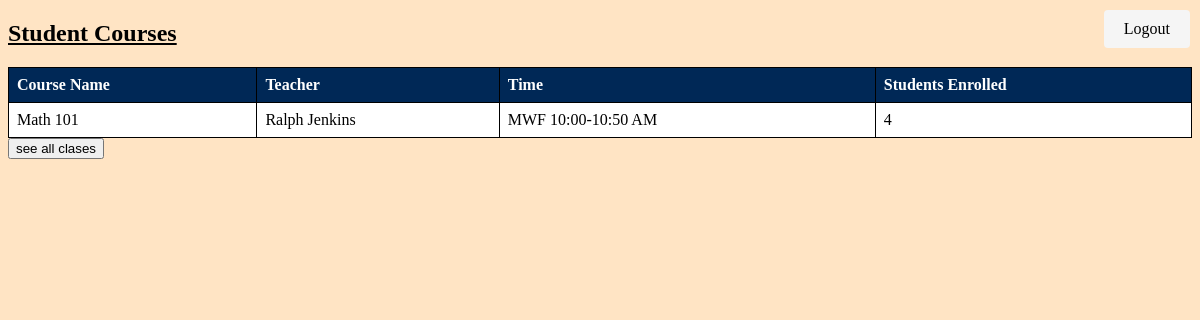
Screenshot of /courses (signed in) with the database file from the repository.
### login_example.py (models this page shows)
class Course(db.Model):
    id = db.Column(db.Integer, primary_key=True)
    name = db.Column(db.String(100), nullable=False)
    teacher = db.Column(db.String(100), nullable=False)
    time = db.Column(db.String(100), nullable=False)
    current_students = db.Column(db.Integer, default=0)
    capacity = db.Column(db.Integer, nullable=False)
    users = db.relationship("User", secondary="user_course" ,backref="Course")
    grades = db.relationship("Grade", backref="Course")

### login_example.py (the view)
@app.route('/courses')
@login_required
def courses():
    user = User.query.filter_by(username=current_user.username).first()
    if user.is_teacher:
        courses = Course.query.filter_by(teacher=user.username).all()  # Query courses taught by the teacher
        return render_template('teachLog.html', courses=courses)
    else:
        user_courses = UserCourse.query.filter_by(user_id=user.id).all()
        courses = []
        for i in user_courses:
            course = Course.query.get(i.course_id)
            if course:  # Check if the course exists
                courses.append(course)  # Append the Course object to the list
        return render_template('studLog.html', courses=courses)

### login_example.py (called while the page is built)
@login_manager.user_loader
def load_user(user_id):
    return User.query.get(int(user_id))

### templates/studLog.html (shortened to what this page needs)
<!DOCTYPE html>
<html lang="en">
<head>
</head>
<body>
    <h2>Student Courses</h2>
    <table>
        <tr>
            <th>Course Name</th>
            <th>Teacher</th>
            <th>Time</th>
            <th>Students Enrolled</th>
        </tr>
        {% for course in courses %}
        <tr>
            <td>{{ course.name }}</td>
            <td>{{ course.teacher }}</td>
            <td>{{ course.time }}</td>
            <td>{{ course.current_students }}</td>
        </tr>
        {% endfor %}
    </table>
    <button onclick="window.location.href='/all-courses'">see all clases</button>
    <a href="{{ url_for('logout') }}" class="logout">Logout</a>
</body>
</html>

### templates/studLog.html (style rules this page uses)
table { border-collapse: collapse; width: 100%; background-color: white; }
th, td { border: 1px solid black; text-align: left; padding: 8px; }
th { background-color: #002856; color: white; }
tr:nth-child(even) { background-color: white; }
a { color: #002856; text-decoration: none; }
.logout { position: fixed; top: 10px; right: 10px; padding: 10px 20px; background-color: whitesmoke; color: black; text-decoration: none; border-radius: 4px; }
body { background-color: bisque; }
h2 { text-decoration: underline; }

### rows the page displays
Course: name "Math 101", teacher "Ralph Jenkins", time "MWF 10:00-10:50 AM", current_students "4"
